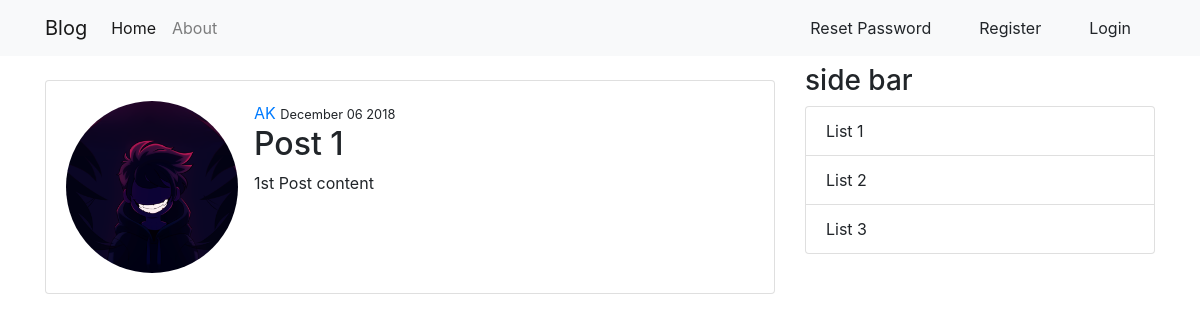
The app's page /post/4/ with its own data.
### blog/models.py (models this page shows, shortened)
class Post(models.Model):
    title = models.CharField(max_length = 100)
    content = models.TextField()
    date_posted = models.DateTimeField(default=timezone.now)
    author = models.ForeignKey(User, on_delete=models.CASCADE)

### users/models.py (models this page shows, shortened)
class Profile(models.Model):
    user = models.OneToOneField(User, on_delete=models.CASCADE)
    image = models.ImageField(default='default.png',upload_to='profile_pics')

### blog/views.py (the view)
# urls.py: path('post/<int:pk>/', views.PostDetailView.as_view(), name='post-detail'),
class PostDetailView(DetailView):
    model = Post
    context_object_name = 'post'

### blog/templates/blog/post_detail.html (shortened to what this page needs)
{% extends 'blog/base.html' %}
{% block content %}
    <article class="card my-3">
        <div class="card-body">
            <div class="media">
                <img class="mr-3 w-25 image-thumbnail rounded-circle" src="{{ post.author.profile.image.url }}" alt="article">
                <div class="media-body">
                    <a href="{% url 'user-posts' post.author.username %}">{{post.author}}</a>
                    <small>{{post.date_posted|date:"F d Y"}}</small>
                    <h2 class="mt-0">{{ post.title }}</h2>
                    {{post.content}}
                </div>
            </div>
        </div>
    </article>
{% endblock %}

### records on screen
Post: author.profile.image (picture), author "AK", date_posted "December 06 2018", title "Post 1", content "1st Post content"
